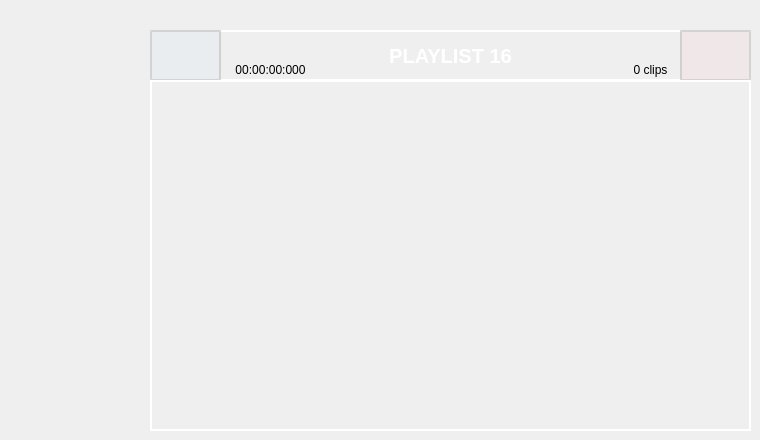
                  <widget class="QWidget" name="page_pl16">
                   <widget class="QPushButton" name="pl16_add">
                    <property name="geometry">
                     <rect>
                      <x>150</x>
                      <y>30</y>
                      <width>71</width>
                      <height>51</height>
                     </rect>
                    </property>
                    <property name="styleSheet">
                     <string notr="true">QPushButton {
    font-family: &quot;Arial&quot;;    /* Cambia la fuente */
    font-size: 20px;         /* Tamaño del texto */
    font-weight: bold;       /* Negrita */    
    color: white;				 /* Color del texto */
	padding: 10px;  
	background-color: rgba(75,175,250,10);         
	border: 2px solid rgba(200,200,200,200);   /* Borde blanco con transparencia */
}

QPushButton:hover {
	background-color: rgba(0,150,250,50);
}

QPushButton:pressed {
    background-color: rgba(0,150,250,50);
}</string>
                    </property>
                    <property name="text">
                     <string/>
                    </property>
                    <property name="icon">
                     <iconset resource="files.qrc">
                      <normaloff>:/20x20/icons/20x20/cil-plus.png</normaloff>:/20x20/icons/20x20/cil-plus.png</iconset>
                    </property>
                   </widget>
                   <widget class="QPushButton" name="pl16_delete">
                    <property name="geometry">
                     <rect>
                      <x>680</x>
                      <y>30</y>
                      <width>71</width>
                      <height>51</height>
                     </rect>
                    </property>
                    <property name="styleSheet">
                     <string notr="true">QPushButton {
    font-family: &quot;Arial&quot;;    /* Cambia la fuente */
    font-size: 16px;         /* Tamaño del texto */
    font-weight: bold;       /* Negrita */    
    color: white;				 /* Color del texto */
	padding: 10px;   
	background-color: rgba(250,50,50,10);        
	border: 2px solid rgba(200,200,200,200);  /* Borde blanco con transparencia */
}

QPushButton:hover {
	background-color: rgba(250,50,50,50);
}

QPushButton:pressed {
    background-color: rgba(0,150,250,50);
}</string>
                    </property>
                    <property name="text">
                     <string/>
                    </property>
                    <property name="icon">
                     <iconset resource="files.qrc">
                      <normaloff>:/20x20/icons/20x20/cil-x.png</normaloff>:/20x20/icons/20x20/cil-x.png</iconset>
                    </property>
                   </widget>
                   <widget class="QLabel" name="label_nclips_16">
                    <property name="geometry">
                     <rect>
                      <x>620</x>
                      <y>60</y>
                      <width>61</width>
                      <height>20</height>
                     </rect>
                    </property>
                    <property name="font">
                     <font>
                      <pointsize>9</pointsize>
                     </font>
                    </property>
                    <property name="text">
                     <string>0 clips</string>
                    </property>
                    <property name="alignment">
                     <set>Qt::AlignCenter</set>
                    </property>
                   </widget>
                   <widget class="QListWidget" name="list_pl16">
                    <property name="geometry">
                     <rect>
                      <x>150</x>
                      <y>80</y>
                      <width>601</width>
                      <height>351</height>
                     </rect>
                    </property>
                    <property name="styleSheet">
                     <string notr="true">QListWidget {
    font-weight: bold;
    background-color: transparent;       /* Negrita */    
    color: white;				 /* Color del texto */
	padding: 10px;           
	border: 2px solid rgba(255,255,255,255);  /* Borde blanco con transparencia */
}</string>
                    </property>
                   </widget>
                   <widget class="QLabel" name="label_dur_16">
                    <property name="geometry">
                     <rect>
                      <x>220</x>
                      <y>60</y>
                      <width>101</width>
                      <height>20</height>
                     </rect>
                    </property>
                    <property name="font">
                     <font>
                      <pointsize>9</pointsize>
                     </font>
                    </property>
                    <property name="text">
                     <string>00:00:00:000</string>
                    </property>
                    <property name="alignment">
                     <set>Qt::AlignCenter</set>
                    </property>
                   </widget>
                   <widget class="QLabel" name="label_pl16">
                    <property name="geometry">
                     <rect>
                      <x>150</x>
                      <y>30</y>
                      <width>601</width>
                      <height>51</height>
                     </rect>
                    </property>
                    <property name="font">
                     <font>
                      <pointsize>-1</pointsize>
                      <weight>75</weight>
                      <bold>true</bold>
                     </font>
                    </property>
                    <property name="styleSheet">
                     <string notr="true">QLabel {
	font &quot;arial&quot;
    font-weight: bold;
	font-size: 20px;
	background-color: transparent;       /* Negrita */    
    color: white;				 /* Color del texto */
	padding: 10px;           
	border: 2px solid rgba(255,255,255,255);  /* Borde blanco con transparencia */
}</string>
                    </property>
                    <property name="text">
                     <string>PLAYLIST 16</string>
                    </property>
                    <property name="alignment">
                     <set>Qt::AlignCenter</set>
                    </property>
                   </widget>
                   <zorder>label_pl16</zorder>
                   <zorder>pl16_add</zorder>
                   <zorder>pl16_delete</zorder>
                   <zorder>label_nclips_16</zorder>
                   <zorder>list_pl16</zorder>
                   <zorder>label_dur_16</zorder>
                  </widget>
